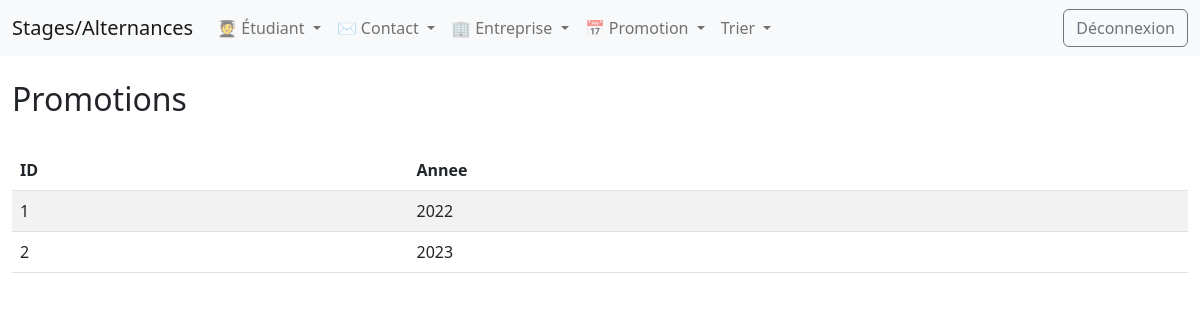
Page /index.php?vue=Promotion&action=Visualiser (signed in) on the committed database.
### tables this page shows
CREATE TABLE PROMOTION (
    idPromotion INT AUTO_INCREMENT NOT NULL,
    annee INT(4),
    constraint PK_PROMOTION primary key (idPromotion)
);

### Traitement/classeConteneur/conteneurPromotion.php (called while the page is built, shortened)
<?php
Class conteneurPromotion
{
    private $lesPromotions;
    public function __construct()
    {
        $this->lesPromotions = new ArrayObject();
    }
    public function ajouterUnePromotion($unIdPromotion, $uneAnneePromotion)
    {
        $unePromotion = new metierPromotion($unIdPromotion, $uneAnneePromotion);
        $this->lesPromotions->append($unePromotion);
    }
    public function listeDesPromotions()
    {
        $liste = "";
        foreach ($this->lesPromotions as $unePromotion)
        {
            $liste = $liste.$unePromotion->affichePromotion();
        }
        return $liste;
    }
}
?>

### Outil/accesBD.php (called while the page is built, shortened)
<?php
class accesBD
{
    private $hote;
	private $login;
	private $passwd;
	private $base;
	private $conn;
    public function __construct()
	{
		$this->hote="localhost";
		$this->login="root";
		$this->passwd="";
		$this->base="staalt";
	}
	private function connexion()
	{
		try
        {
            $this->conn = new PDO("mysql:host=".$this->hote.";dbname=".$this->base.";charset=utf8", $this->login, $this->passwd);
        }
        catch(PDOException $e)
        {
            die("Connexion à la base de données échouée".$e->getMessage());
        }
	}
	public function chargement($uneTable)
	{
		$lesInfos=null;
		$nbTuples=0;
		$stringQuery="SELECT * FROM ";
		$stringQuery = $this->specialCase($stringQuery,$uneTable);
		$query = $this->conn->prepare($stringQuery);
		if($query->execute())
		{
			while($row = $query->fetch(PDO::FETCH_NUM))
			{
				$lesInfos[$nbTuples] = $row;
				$nbTuples++;
			}
		}
		else
		{
			die('Problème dans chargement : '.$query->errorCode());
		}
		return $lesInfos;
	}
	private function specialCase($stringQuery,$uneTable)
	{
			$uneTable = strtoupper($uneTable);
			switch ($uneTable) {
			case 'CONTACT':
				$stringQuery.='contact';
				break;
			case 'ENTREPRISE':
				$stringQuery.='entreprise';
				break;
			case 'ETUDIANT':
				$stringQuery.='etudiant';
				break;
			case 'PROMOTION':
				$stringQuery.='promotion';
				break;
			}
			return $stringQuery.";";
	}
}
?>

### Traitement/classeMetier/metierPromotion.php (the view, shortened to what this page needs)
<?php
Class metierPromotion
{
    private $idPromotion;
    private $anneePromotion;
    public function __construct($unIdPromotion, $uneAnneePromotion)
    {
        $this->idPromotion=$unIdPromotion;
        $this->anneePromotion=$uneAnneePromotion;
    }
    public function getIdPromotion()
    {return $this->idPromotion;}
    public function getAnneePromotion()
    {return $this->anneePromotion;}
    public function affichePromotion()
    {
        $liste='<tr><td>'.$this->getIdPromotion().'</td> | <td>'.$this->getAnneePromotion().'</td></tr> | ';
        return $liste;
    }
}
?>

### Vues/ihm/vueCentralePromotion.php (shortened to what this page needs)
<?php
class vueCentralePromotion
{
    public function visualiserPromotion($message)
    {
        $listePromotion=explode("|",$message);
        $nbP=0;
        echo '<div class="container-fluid"><br><h2>Promotions</h2><br><table class="table table-striped"><thead><tr><th>ID</th><th>Annee</th></tr></thead>';
        while ($nbP<sizeof($listePromotion))
        {
            $i=0;
            while (($i<3) && ($nbP<sizeof($listePromotion)))
            {
                echo $listePromotion[$nbP];
                $i++;
                $nbP++;
            }
        }
        echo '</table></div>';
    }
}
?>

### rows in the picture
promotion: idPromotion "1", annee "2022"
promotion: idPromotion "2", annee "2023"
